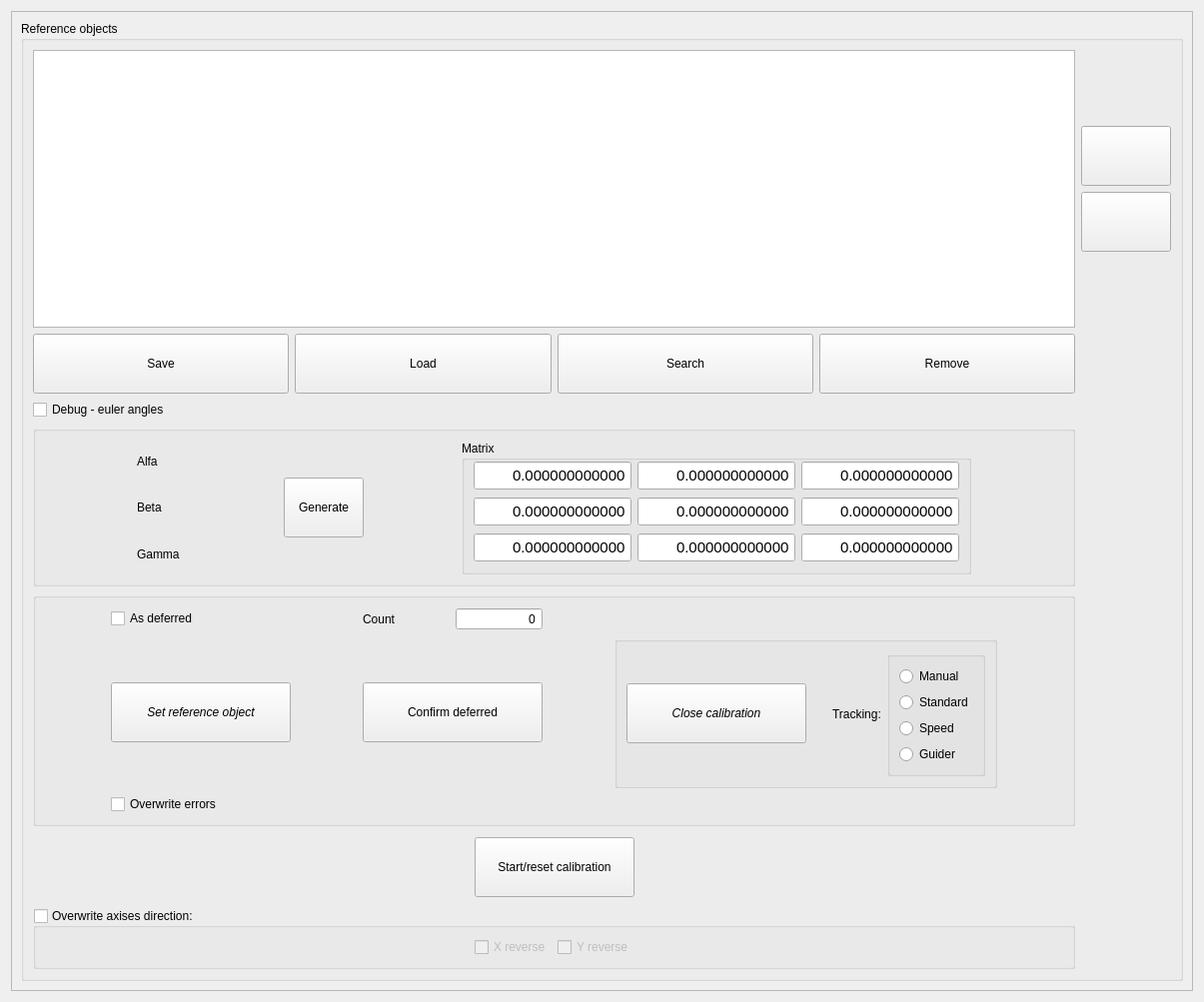
<?xml version="1.0" encoding="UTF-8"?>
<ui version="4.0">
 <class>tlinsUICalibrationWidget</class>
 <widget class="QWidget" name="tlinsUICalibrationWidget">
  <property name="geometry">
   <rect>
    <x>0</x>
    <y>0</y>
    <width>1205</width>
    <height>1003</height>
   </rect>
  </property>
  <property name="windowTitle">
   <string>Form</string>
  </property>
  <layout class="QVBoxLayout" name="verticalLayout_3">
   <item>
    <widget class="QScrollArea" name="scrollArea">
     <property name="widgetResizable">
      <bool>true</bool>
     </property>
     <widget class="QWidget" name="scrollAreaWidgetContents">
      <property name="geometry">
       <rect>
        <x>0</x>
        <y>0</y>
        <width>1185</width>
        <height>983</height>
       </rect>
      </property>
      <layout class="QVBoxLayout" name="verticalLayout_5">
       <item>
        <widget class="QGroupBox" name="groupBox">
         <property name="title">
          <string>Reference objects </string>
         </property>
         <layout class="QGridLayout" name="gridLayout_3">
          <item row="3" column="0">
           <widget class="QGroupBox" name="groupBoxMatrix">
            <property name="title">
             <string/>
            </property>
            <property name="checkable">
             <bool>false</bool>
            </property>
            <property name="checked">
             <bool>false</bool>
            </property>
            <layout class="QHBoxLayout" name="horizontalLayout_2">
             <item>
              <spacer name="horizontalSpacer_4">
               <property name="orientation">
                <enum>Qt::Horizontal</enum>
               </property>
               <property name="sizeHint" stdset="0">
                <size>
                 <width>40</width>
                 <height>20</height>
                </size>
               </property>
              </spacer>
             </item>
             <item>
              <layout class="QVBoxLayout" name="verticalLayout_7">
               <item>
                <layout class="QGridLayout" name="gridLayout_6">
                 <item row="2" column="1">
                  <widget class="tlinsWCoordinateDegris" name="gamma" native="true">
                   <property name="sizePolicy">
                    <sizepolicy hsizetype="Preferred" vsizetype="Preferred">
                     <horstretch>0</horstretch>
                     <verstretch>0</verstretch>
                    </sizepolicy>
                   </property>
                   <property name="minimumSize">
                    <size>
                     <width>0</width>
                     <height>32</height>
                    </size>
                   </property>
                  </widget>
                 </item>
                 <item row="2" column="0">
                  <widget class="QLabel" name="label_10">
                   <property name="sizePolicy">
                    <sizepolicy hsizetype="Preferred" vsizetype="Preferred">
                     <horstretch>0</horstretch>
                     <verstretch>0</verstretch>
                    </sizepolicy>
                   </property>
                   <property name="minimumSize">
                    <size>
                     <width>0</width>
                     <height>32</height>
                    </size>
                   </property>
                   <property name="text">
                    <string>Gamma</string>
                   </property>
                  </widget>
                 </item>
                 <item row="1" column="1">
                  <widget class="tlinsWCoordinateDegris" name="beta" native="true">
                   <property name="sizePolicy">
                    <sizepolicy hsizetype="Preferred" vsizetype="Preferred">
                     <horstretch>0</horstretch>
                     <verstretch>0</verstretch>
                    </sizepolicy>
                   </property>
                   <property name="minimumSize">
                    <size>
                     <width>0</width>
                     <height>32</height>
                    </size>
                   </property>
                  </widget>
                 </item>
                 <item row="1" column="0">
                  <widget class="QLabel" name="label_9">
                   <property name="sizePolicy">
                    <sizepolicy hsizetype="Preferred" vsizetype="Preferred">
                     <horstretch>0</horstretch>
                     <verstretch>0</verstretch>
                    </sizepolicy>
                   </property>
                   <property name="minimumSize">
                    <size>
                     <width>0</width>
                     <height>32</height>
                    </size>
                   </property>
                   <property name="text">
                    <string>Beta</string>
                   </property>
                  </widget>
                 </item>
                 <item row="0" column="0">
                  <widget class="QLabel" name="label_8">
                   <property name="sizePolicy">
                    <sizepolicy hsizetype="Preferred" vsizetype="Preferred">
                     <horstretch>0</horstretch>
                     <verstretch>0</verstretch>
                    </sizepolicy>
                   </property>
                   <property name="minimumSize">
                    <size>
                     <width>0</width>
                     <height>32</height>
                    </size>
                   </property>
                   <property name="text">
                    <string>Alfa</string>
                   </property>
                  </widget>
                 </item>
                 <item row="0" column="1">
                  <widget class="tlinsWCoordinateDegris" name="alfa" native="true">
                   <property name="sizePolicy">
                    <sizepolicy hsizetype="Preferred" vsizetype="Preferred">
                     <horstretch>0</horstretch>
                     <verstretch>0</verstretch>
                    </sizepolicy>
                   </property>
                   <property name="minimumSize">
                    <size>
                     <width>0</width>
                     <height>32</height>
                    </size>
                   </property>
                  </widget>
                 </item>
                </layout>
               </item>
              </layout>
             </item>
             <item>
              <spacer name="horizontalSpacer_5">
               <property name="orientation">
                <enum>Qt::Horizontal</enum>
               </property>
               <property name="sizeHint" stdset="0">
                <size>
                 <width>40</width>
                 <height>20</height>
                </size>
               </property>
              </spacer>
             </item>
             <item>
              <widget class="QPushButton" name="pbGenerateMatrix">
               <property name="minimumSize">
                <size>
                 <width>0</width>
                 <height>60</height>
                </size>
               </property>
               <property name="text">
                <string>Generate</string>
               </property>
              </widget>
             </item>
             <item>
              <spacer name="horizontalSpacer_6">
               <property name="orientation">
                <enum>Qt::Horizontal</enum>
               </property>
               <property name="sizeHint" stdset="0">
                <size>
                 <width>40</width>
                 <height>20</height>
                </size>
               </property>
              </spacer>
             </item>
             <item>
              <widget class="QGroupBox" name="groupBox_6">
               <property name="title">
                <string>Matrix</string>
               </property>
               <property name="flat">
                <bool>true</bool>
               </property>
               <layout class="QGridLayout" name="gridLayout">
                <property name="topMargin">
                 <number>0</number>
                </property>
                <item row="7" column="2">
                 <widget class="QDoubleSpinBox" name="a33">
                  <property name="enabled">
                   <bool>true</bool>
                  </property>
                  <property name="minimumSize">
                   <size>
                    <width>0</width>
                    <height>30</height>
                   </size>
                  </property>
                  <property name="font">
                   <font>
                    <pointsize>11</pointsize>
                   </font>
                  </property>
                  <property name="alignment">
                   <set>Qt::AlignRight|Qt::AlignTrailing|Qt::AlignVCenter</set>
                  </property>
                  <property name="readOnly">
                   <bool>false</bool>
                  </property>
                  <property name="buttonSymbols">
                   <enum>QAbstractSpinBox::NoButtons</enum>
                  </property>
                  <property name="decimals">
                   <number>12</number>
                  </property>
                  <property name="minimum">
                   <double>-10000.000000000000000</double>
                  </property>
                  <property name="maximum">
                   <double>10000.000000000000000</double>
                  </property>
                 </widget>
                </item>
                <item row="6" column="1">
                 <widget class="QDoubleSpinBox" name="a22">
                  <property name="enabled">
                   <bool>true</bool>
                  </property>
                  <property name="minimumSize">
                   <size>
                    <width>0</width>
                    <height>30</height>
                   </size>
                  </property>
                  <property name="font">
                   <font>
                    <pointsize>11</pointsize>
                   </font>
                  </property>
                  <property name="alignment">
                   <set>Qt::AlignRight|Qt::AlignTrailing|Qt::AlignVCenter</set>
                  </property>
                  <property name="readOnly">
                   <bool>false</bool>
                  </property>
                  <property name="buttonSymbols">
                   <enum>QAbstractSpinBox::NoButtons</enum>
                  </property>
                  <property name="decimals">
                   <number>12</number>
                  </property>
                  <property name="minimum">
                   <double>-10000.000000000000000</double>
                  </property>
                  <property name="maximum">
                   <double>10000.000000000000000</double>
                  </property>
                 </widget>
                </item>
                <item row="5" column="0">
                 <widget class="QDoubleSpinBox" name="a11">
                  <property name="enabled">
                   <bool>true</bool>
                  </property>
                  <property name="minimumSize">
                   <size>
                    <width>0</width>
                    <height>30</height>
                   </size>
                  </property>
                  <property name="font">
                   <font>
                    <pointsize>11</pointsize>
                   </font>
                  </property>
                  <property name="alignment">
                   <set>Qt::AlignRight|Qt::AlignTrailing|Qt::AlignVCenter</set>
                  </property>
                  <property name="readOnly">
                   <bool>false</bool>
                  </property>
                  <property name="buttonSymbols">
                   <enum>QAbstractSpinBox::NoButtons</enum>
                  </property>
                  <property name="keyboardTracking">
                   <bool>true</bool>
                  </property>
                  <property name="decimals">
                   <number>12</number>
                  </property>
                  <property name="minimum">
                   <double>-10000.000000000000000</double>
                  </property>
                  <property name="maximum">
                   <double>10000.000000000000000</double>
                  </property>
                 </widget>
                </item>
                <item row="5" column="2">
                 <widget class="QDoubleSpinBox" name="a13">
                  <property name="enabled">
                   <bool>true</bool>
                  </property>
                  <property name="minimumSize">
                   <size>
                    <width>0</width>
                    <height>30</height>
                   </size>
                  </property>
                  <property name="font">
                   <font>
                    <pointsize>11</pointsize>
                   </font>
                  </property>
                  <property name="alignment">
                   <set>Qt::AlignRight|Qt::AlignTrailing|Qt::AlignVCenter</set>
                  </property>
                  <property name="readOnly">
                   <bool>false</bool>
                  </property>
                  <property name="buttonSymbols">
                   <enum>QAbstractSpinBox::NoButtons</enum>
                  </property>
                  <property name="decimals">
                   <number>12</number>
                  </property>
                  <property name="minimum">
                   <double>-10000.000000000000000</double>
                  </property>
                  <property name="maximum">
                   <double>10000.000000000000000</double>
                  </property>
                 </widget>
                </item>
                <item row="6" column="2">
                 <widget class="QDoubleSpinBox" name="a23">
                  <property name="enabled">
                   <bool>true</bool>
                  </property>
                  <property name="minimumSize">
                   <size>
                    <width>0</width>
                    <height>30</height>
                   </size>
                  </property>
                  <property name="font">
                   <font>
                    <pointsize>11</pointsize>
                   </font>
                  </property>
                  <property name="alignment">
                   <set>Qt::AlignRight|Qt::AlignTrailing|Qt::AlignVCenter</set>
                  </property>
                  <property name="readOnly">
                   <bool>false</bool>
                  </property>
                  <property name="buttonSymbols">
                   <enum>QAbstractSpinBox::NoButtons</enum>
                  </property>
                  <property name="decimals">
                   <number>12</number>
                  </property>
                  <property name="minimum">
                   <double>-10000.000000000000000</double>
                  </property>
                  <property name="maximum">
                   <double>10000.000000000000000</double>
                  </property>
                 </widget>
                </item>
                <item row="7" column="0">
                 <widget class="QDoubleSpinBox" name="a31">
                  <property name="enabled">
                   <bool>true</bool>
                  </property>
                  <property name="minimumSize">
                   <size>
                    <width>0</width>
                    <height>30</height>
                   </size>
                  </property>
                  <property name="font">
                   <font>
                    <pointsize>11</pointsize>
                   </font>
                  </property>
                  <property name="alignment">
                   <set>Qt::AlignRight|Qt::AlignTrailing|Qt::AlignVCenter</set>
                  </property>
                  <property name="readOnly">
                   <bool>false</bool>
                  </property>
                  <property name="buttonSymbols">
                   <enum>QAbstractSpinBox::NoButtons</enum>
                  </property>
                  <property name="decimals">
                   <number>12</number>
                  </property>
                  <property name="minimum">
                   <double>-10000.000000000000000</double>
                  </property>
                  <property name="maximum">
                   <double>10000.000000000000000</double>
                  </property>
                 </widget>
                </item>
                <item row="7" column="1">
                 <widget class="QDoubleSpinBox" name="a32">
                  <property name="enabled">
                   <bool>true</bool>
                  </property>
                  <property name="minimumSize">
                   <size>
                    <width>0</width>
                    <height>30</height>
                   </size>
                  </property>
                  <property name="font">
                   <font>
                    <pointsize>11</pointsize>
                   </font>
                  </property>
                  <property name="alignment">
                   <set>Qt::AlignRight|Qt::AlignTrailing|Qt::AlignVCenter</set>
                  </property>
                  <property name="readOnly">
                   <bool>false</bool>
                  </property>
                  <property name="buttonSymbols">
                   <enum>QAbstractSpinBox::NoButtons</enum>
                  </property>
                  <property name="decimals">
                   <number>12</number>
                  </property>
                  <property name="minimum">
                   <double>-10000.000000000000000</double>
                  </property>
                  <property name="maximum">
                   <double>10000.000000000000000</double>
                  </property>
                 </widget>
                </item>
                <item row="5" column="1">
                 <widget class="QDoubleSpinBox" name="a12">
                  <property name="enabled">
                   <bool>true</bool>
                  </property>
                  <property name="minimumSize">
                   <size>
                    <width>0</width>
                    <height>30</height>
                   </size>
                  </property>
                  <property name="font">
                   <font>
                    <pointsize>11</pointsize>
                   </font>
                  </property>
                  <property name="alignment">
                   <set>Qt::AlignRight|Qt::AlignTrailing|Qt::AlignVCenter</set>
                  </property>
                  <property name="readOnly">
                   <bool>false</bool>
                  </property>
                  <property name="buttonSymbols">
                   <enum>QAbstractSpinBox::NoButtons</enum>
                  </property>
                  <property name="decimals">
                   <number>12</number>
                  </property>
                  <property name="minimum">
                   <double>-10000.000000000000000</double>
                  </property>
                  <property name="maximum">
                   <double>10000.000000000000000</double>
                  </property>
                 </widget>
                </item>
                <item row="6" column="0">
                 <widget class="QDoubleSpinBox" name="a21">
                  <property name="enabled">
                   <bool>true</bool>
                  </property>
                  <property name="minimumSize">
                   <size>
                    <width>0</width>
                    <height>30</height>
                   </size>
                  </property>
                  <property name="font">
                   <font>
                    <pointsize>11</pointsize>
                   </font>
                  </property>
                  <property name="alignment">
                   <set>Qt::AlignRight|Qt::AlignTrailing|Qt::AlignVCenter</set>
                  </property>
                  <property name="readOnly">
                   <bool>false</bool>
                  </property>
                  <property name="buttonSymbols">
                   <enum>QAbstractSpinBox::NoButtons</enum>
                  </property>
                  <property name="decimals">
                   <number>12</number>
                  </property>
                  <property name="minimum">
                   <double>-10000.000000000000000</double>
                  </property>
                  <property name="maximum">
                   <double>10000.000000000000000</double>
                  </property>
                 </widget>
                </item>
               </layout>
              </widget>
             </item>
             <item>
              <spacer name="horizontalSpacer_10">
               <property name="orientation">
                <enum>Qt::Horizontal</enum>
               </property>
               <property name="sizeHint" stdset="0">
                <size>
                 <width>40</width>
                 <height>20</height>
                </size>
               </property>
              </spacer>
             </item>
            </layout>
           </widget>
          </item>
          <item row="5" column="0">
           <layout class="QHBoxLayout" name="horizontalLayout_5">
            <property name="topMargin">
             <number>5</number>
            </property>
            <property name="bottomMargin">
             <number>5</number>
            </property>
            <item>
             <spacer name="horizontalSpacer_8">
              <property name="orientation">
               <enum>Qt::Horizontal</enum>
              </property>
              <property name="sizeHint" stdset="0">
               <size>
                <width>40</width>
                <height>20</height>
               </size>
              </property>
             </spacer>
            </item>
            <item>
             <widget class="QPushButton" name="btStartCalibration">
              <property name="minimumSize">
               <size>
                <width>160</width>
                <height>60</height>
               </size>
              </property>
              <property name="text">
               <string>Start/reset calibration</string>
              </property>
             </widget>
            </item>
            <item>
             <spacer name="horizontalSpacer_9">
              <property name="orientation">
               <enum>Qt::Horizontal</enum>
              </property>
              <property name="sizeHint" stdset="0">
               <size>
                <width>40</width>
                <height>20</height>
               </size>
              </property>
             </spacer>
            </item>
           </layout>
          </item>
          <item row="0" column="1">
           <layout class="QVBoxLayout" name="verticalLayout">
            <item>
             <spacer name="verticalSpacer_2">
              <property name="orientation">
               <enum>Qt::Vertical</enum>
              </property>
              <property name="sizeHint" stdset="0">
               <size>
                <width>20</width>
                <height>40</height>
               </size>
              </property>
             </spacer>
            </item>
            <item>
             <widget class="QPushButton" name="btMoveUp">
              <property name="sizePolicy">
               <sizepolicy hsizetype="Preferred" vsizetype="Minimum">
                <horstretch>0</horstretch>
                <verstretch>0</verstretch>
               </sizepolicy>
              </property>
              <property name="minimumSize">
               <size>
                <width>90</width>
                <height>60</height>
               </size>
              </property>
              <property name="text">
               <string/>
              </property>
              <property name="icon">
               <iconset resource="resource.qrc">
                <normaloff>:/icons/ic_keyboard_arrow_up_black_24px.svg</normaloff>:/icons/ic_keyboard_arrow_up_black_24px.svg</iconset>
              </property>
              <property name="iconSize">
               <size>
                <width>20</width>
                <height>20</height>
               </size>
              </property>
              <property name="autoDefault">
               <bool>true</bool>
              </property>
              <property name="flat">
               <bool>false</bool>
              </property>
             </widget>
            </item>
            <item>
             <widget class="QPushButton" name="btMoveDown">
              <property name="sizePolicy">
               <sizepolicy hsizetype="Preferred" vsizetype="Minimum">
                <horstretch>0</horstretch>
                <verstretch>0</verstretch>
               </sizepolicy>
              </property>
              <property name="minimumSize">
               <size>
                <width>90</width>
                <height>60</height>
               </size>
              </property>
              <property name="text">
               <string/>
              </property>
              <property name="icon">
               <iconset resource="resource.qrc">
                <normaloff>:/icons/ic_keyboard_arrow_down_black_24px.svg</normaloff>:/icons/ic_keyboard_arrow_down_black_24px.svg</iconset>
              </property>
              <property name="iconSize">
               <size>
                <width>18</width>
                <height>18</height>
               </size>
              </property>
             </widget>
            </item>
            <item>
             <spacer name="verticalSpacer">
              <property name="orientation">
               <enum>Qt::Vertical</enum>
              </property>
              <property name="sizeHint" stdset="0">
               <size>
                <width>20</width>
                <height>18</height>
               </size>
              </property>
             </spacer>
            </item>
           </layout>
          </item>
          <item row="2" column="0">
           <widget class="QCheckBox" name="checkBoxEnableDebug">
            <property name="text">
             <string>Debug - euler angles</string>
            </property>
           </widget>
          </item>
          <item row="4" column="0">
           <widget class="QGroupBox" name="groupBox_4">
            <property name="sizePolicy">
             <sizepolicy hsizetype="Expanding" vsizetype="Preferred">
              <horstretch>0</horstretch>
              <verstretch>0</verstretch>
             </sizepolicy>
            </property>
            <property name="title">
             <string/>
            </property>
            <layout class="QGridLayout" name="gridLayout_2">
             <item row="1" column="5">
              <layout class="QHBoxLayout" name="horizontalLayout">
               <item>
                <widget class="QLabel" name="label_2">
                 <property name="text">
                  <string>Count</string>
                 </property>
                </widget>
               </item>
               <item>
                <widget class="QSpinBox" name="singleObjectMeasurments">
                 <property name="alignment">
                  <set>Qt::AlignRight|Qt::AlignTrailing|Qt::AlignVCenter</set>
                 </property>
                 <property name="readOnly">
                  <bool>false</bool>
                 </property>
                 <property name="buttonSymbols">
                  <enum>QAbstractSpinBox::NoButtons</enum>
                 </property>
                </widget>
               </item>
              </layout>
             </item>
             <item row="2" column="3">
              <spacer name="horizontalSpacer">
               <property name="orientation">
                <enum>Qt::Horizontal</enum>
               </property>
               <property name="sizeHint" stdset="0">
                <size>
                 <width>40</width>
                 <height>20</height>
                </size>
               </property>
              </spacer>
             </item>
             <item row="2" column="8">
              <spacer name="horizontalSpacer_7">
               <property name="orientation">
                <enum>Qt::Horizontal</enum>
               </property>
               <property name="sizeHint" stdset="0">
                <size>
                 <width>40</width>
                 <height>20</height>
                </size>
               </property>
              </spacer>
             </item>
             <item row="2" column="0">
              <spacer name="horizontalSpacer_3">
               <property name="orientation">
                <enum>Qt::Horizontal</enum>
               </property>
               <property name="sizeHint" stdset="0">
                <size>
                 <width>40</width>
                 <height>20</height>
                </size>
               </property>
              </spacer>
             </item>
             <item row="2" column="5">
              <widget class="QPushButton" name="confirmDeferred">
               <property name="minimumSize">
                <size>
                 <width>180</width>
                 <height>60</height>
                </size>
               </property>
               <property name="text">
                <string>Confirm deferred</string>
               </property>
              </widget>
             </item>
             <item row="2" column="6">
              <spacer name="horizontalSpacer_2">
               <property name="orientation">
                <enum>Qt::Horizontal</enum>
               </property>
               <property name="sizeHint" stdset="0">
                <size>
                 <width>40</width>
                 <height>20</height>
                </size>
               </property>
              </spacer>
             </item>
             <item row="1" column="1">
              <widget class="QCheckBox" name="checkAsDeferred">
               <property name="text">
                <string>As deferred</string>
               </property>
              </widget>
             </item>
             <item row="2" column="7">
              <widget class="QGroupBox" name="groupBox_2">
               <property name="title">
                <string/>
               </property>
               <layout class="QHBoxLayout" name="horizontalLayout_6">
                <item>
                 <widget class="QPushButton" name="btCloseCalibration">
                  <property name="sizePolicy">
                   <sizepolicy hsizetype="Expanding" vsizetype="Fixed">
                    <horstretch>0</horstretch>
                    <verstretch>0</verstretch>
                   </sizepolicy>
                  </property>
                  <property name="minimumSize">
                   <size>
                    <width>180</width>
                    <height>60</height>
                   </size>
                  </property>
                  <property name="maximumSize">
                   <size>
                    <width>16777215</width>
                    <height>60</height>
                   </size>
                  </property>
                  <property name="font">
                   <font>
                    <italic>true</italic>
                   </font>
                  </property>
                  <property name="text">
                   <string>Close calibration</string>
                  </property>
                 </widget>
                </item>
                <item>
                 <spacer name="horizontalSpacer_13">
                  <property name="orientation">
                   <enum>Qt::Horizontal</enum>
                  </property>
                  <property name="sizeHint" stdset="0">
                   <size>
                    <width>20</width>
                    <height>20</height>
                   </size>
                  </property>
                 </spacer>
                </item>
                <item>
                 <widget class="QLabel" name="label">
                  <property name="text">
                   <string>Tracking:</string>
                  </property>
                 </widget>
                </item>
                <item>
                 <widget class="QGroupBox" name="groupBoxTrackingMode">
                  <property name="title">
                   <string/>
                  </property>
                  <layout class="QVBoxLayout" name="verticalLayout_4">
                   <item>
                    <widget class="QRadioButton" name="tManual">
                     <property name="text">
                      <string>Manual</string>
                     </property>
                    </widget>
                   </item>
                   <item>
                    <widget class="QRadioButton" name="tStandard">
                     <property name="text">
                      <string>Standard</string>
                     </property>
                    </widget>
                   </item>
                   <item>
                    <widget class="QRadioButton" name="tSpeed">
                     <property name="text">
                      <string>Speed</string>
                     </property>
                    </widget>
                   </item>
                   <item>
                    <widget class="QRadioButton" name="tGuider">
                     <property name="text">
                      <string>Guider</string>
                     </property>
                    </widget>
                   </item>
                  </layout>
                 </widget>
                </item>
               </layout>
              </widget>
             </item>
             <item row="3" column="5">
              <widget class="tlinsWObservationError" name="errors" native="true"/>
             </item>
             <item row="3" column="1">
              <widget class="QCheckBox" name="chbOverriteErrors">
               <property name="text">
                <string>Overwrite errors</string>
               </property>
              </widget>
             </item>
             <item row="2" column="1" colspan="2">
              <layout class="QVBoxLayout" name="verticalLayout_2">
               <item>
                <widget class="QPushButton" name="btSetReference">
                 <property name="sizePolicy">
                  <sizepolicy hsizetype="Expanding" vsizetype="Fixed">
                   <horstretch>0</horstretch>
                   <verstretch>0</verstretch>
                  </sizepolicy>
                 </property>
                 <property name="minimumSize">
                  <size>
                   <width>180</width>
                   <height>60</height>
                  </size>
                 </property>
                 <property name="maximumSize">
                  <size>
                   <width>16777215</width>
                   <height>60</height>
                  </size>
                 </property>
                 <property name="font">
                  <font>
                   <italic>true</italic>
                  </font>
                 </property>
                 <property name="text">
                  <string>Set reference object</string>
                 </property>
                 <property name="checkable">
                  <bool>true</bool>
                 </property>
                </widget>
               </item>
              </layout>
             </item>
            </layout>
           </widget>
          </item>
          <item row="0" column="0">
           <widget class="QTableView" name="referenceObjects">
            <property name="minimumSize">
             <size>
              <width>0</width>
              <height>200</height>
             </size>
            </property>
           </widget>
          </item>
          <item row="1" column="0">
           <layout class="QHBoxLayout" name="horizontalLayout_4">
            <item>
             <widget class="QPushButton" name="btSave">
              <property name="sizePolicy">
               <sizepolicy hsizetype="Preferred" vsizetype="Minimum">
                <horstretch>0</horstretch>
                <verstretch>0</verstretch>
               </sizepolicy>
              </property>
              <property name="minimumSize">
               <size>
                <width>0</width>
                <height>60</height>
               </size>
              </property>
              <property name="text">
               <string>Save</string>
              </property>
             </widget>
            </item>
            <item>
             <widget class="QPushButton" name="btLoad">
              <property name="sizePolicy">
               <sizepolicy hsizetype="Preferred" vsizetype="Minimum">
                <horstretch>0</horstretch>
                <verstretch>0</verstretch>
               </sizepolicy>
              </property>
              <property name="minimumSize">
               <size>
                <width>0</width>
                <height>60</height>
               </size>
              </property>
              <property name="text">
               <string>Load</string>
              </property>
             </widget>
            </item>
            <item>
             <widget class="QPushButton" name="btSearchObject">
              <property name="sizePolicy">
               <sizepolicy hsizetype="Preferred" vsizetype="Minimum">
                <horstretch>0</horstretch>
                <verstretch>0</verstretch>
               </sizepolicy>
              </property>
              <property name="minimumSize">
               <size>
                <width>0</width>
                <height>60</height>
               </size>
              </property>
              <property name="text">
               <string>Search</string>
              </property>
             </widget>
            </item>
            <item>
             <widget class="QPushButton" name="btRemoveObject">
              <property name="sizePolicy">
               <sizepolicy hsizetype="Preferred" vsizetype="Minimum">
                <horstretch>0</horstretch>
                <verstretch>0</verstretch>
               </sizepolicy>
              </property>
              <property name="minimumSize">
               <size>
                <width>0</width>
                <height>60</height>
               </size>
              </property>
              <property name="text">
               <string>Remove</string>
              </property>
             </widget>
            </item>
           </layout>
          </item>
          <item row="6" column="0">
           <widget class="QGroupBox" name="axiesDirectionGroup">
            <property name="title">
             <string>Overwrite axises direction:</string>
            </property>
            <property name="checkable">
             <bool>true</bool>
            </property>
            <property name="checked">
             <bool>false</bool>
            </property>
            <layout class="QHBoxLayout" name="horizontalLayout_3">
             <item>
              <spacer name="horizontalSpacer_12">
               <property name="orientation">
                <enum>Qt::Horizontal</enum>
               </property>
               <property name="sizeHint" stdset="0">
                <size>
                 <width>40</width>
                 <height>20</height>
                </size>
               </property>
              </spacer>
             </item>
             <item>
              <widget class="QCheckBox" name="chbXReverse">
               <property name="text">
                <string>X reverse</string>
               </property>
              </widget>
             </item>
             <item>
              <widget class="QCheckBox" name="chbYReverse">
               <property name="text">
                <string>Y reverse</string>
               </property>
              </widget>
             </item>
             <item>
              <spacer name="horizontalSpacer_11">
               <property name="orientation">
                <enum>Qt::Horizontal</enum>
               </property>
               <property name="sizeHint" stdset="0">
                <size>
                 <width>40</width>
                 <height>20</height>
                </size>
               </property>
              </spacer>
             </item>
            </layout>
           </widget>
          </item>
         </layout>
        </widget>
       </item>
      </layout>
     </widget>
    </widget>
   </item>
  </layout>
 </widget>
 <customwidgets>
  <customwidget>
   <class>tlinsWCoordinateDegris</class>
   <extends>QWidget</extends>
   <header>tlinswcoordinatedegris.h</header>
   <container>1</container>
  </customwidget>
  <customwidget>
   <class>tlinsWObservationError</class>
   <extends>QWidget</extends>
   <header>tlinswobservationerror.h</header>
   <container>1</container>
  </customwidget>
 </customwidgets>
 <resources>
  <include location="resource.qrc"/>
 </resources>
 <connections>
  <connection>
   <sender>checkBoxEnableDebug</sender>
   <signal>clicked()</signal>
   <receiver>tlinsUICalibrationWidget</receiver>
   <slot>checkBoxEnableDebugSlot()</slot>
   <hints>
    <hint type="sourcelabel">
     <x>123</x>
     <y>463</y>
    </hint>
    <hint type="destinationlabel">
     <x>818</x>
     <y>524</y>
    </hint>
   </hints>
  </connection>
 </connections>
 <slots>
  <slot>checkBoxEnableDebugSlot()</slot>
 </slots>
</ui>
